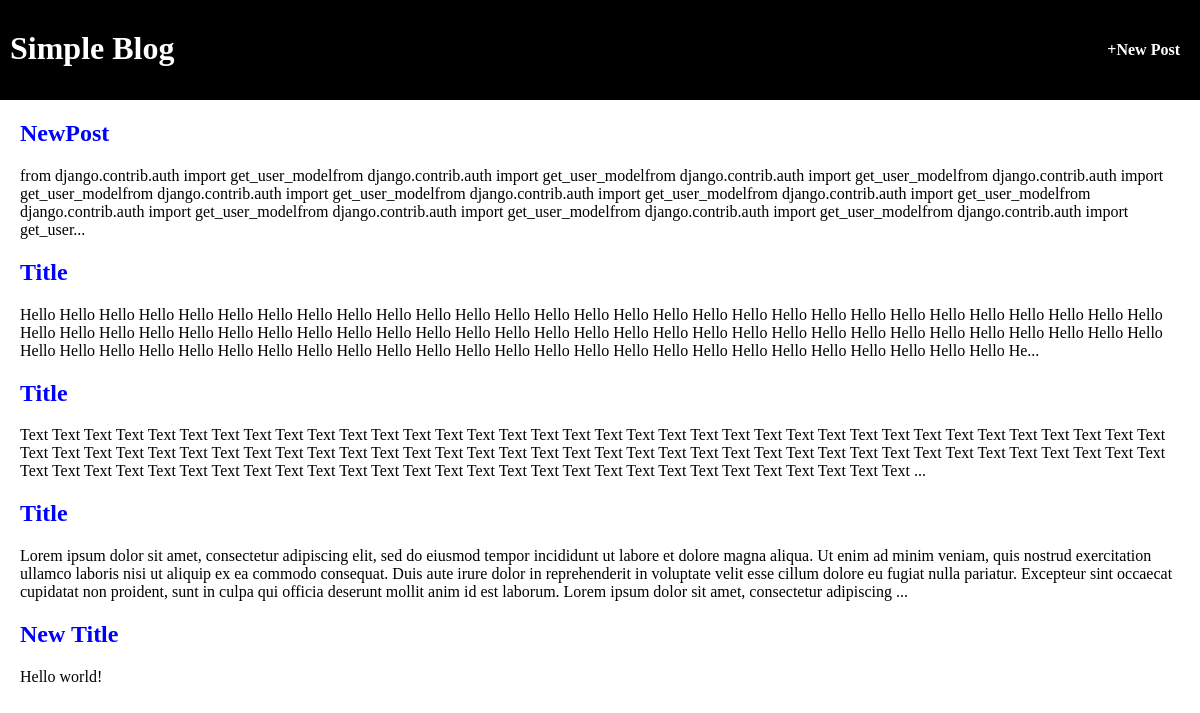
Before: / with the older database file.
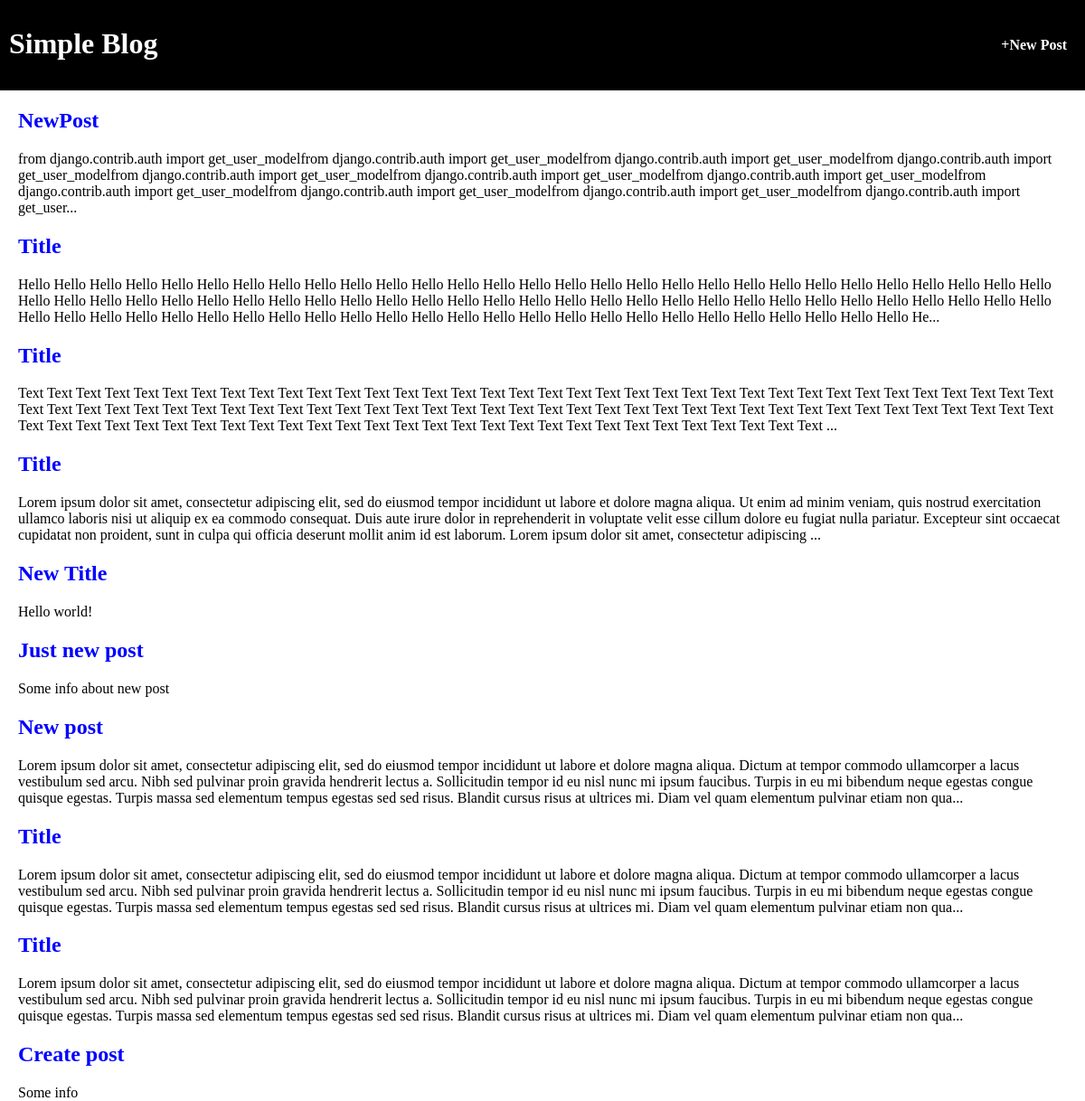
After: the same page with the newer database file.
### blog/models.py (models this page shows, shortened)
class Post(models.Model):
    title = models.CharField(max_length=20, default='')
    body = models.TextField()
    author = models.ForeignKey('auth.User', on_delete=models.CASCADE)
    def short_text(self):
        if len(self.body) > 500:
            return self.body[:500] + '...'
        else:
            return self.body

### blog/views.py (the view)
# urls.py: path('', BlogPostView.as_view(), name='home'),
class BlogPostView(ListView):
    model = Post
    template_name = 'home.html'

### templates/home.html (shortened to what this page needs)
{% extends 'base.html' %}
{% block header_content %}
    <h1 id = "page-header">Simple Blog</h1>
    {% block right_nav_content %}
        <a href="{% url 'create_post' %} " id="right-nav">+New Post</a>
    {% endblock right_nav_content %}
{% endblock header_content %}
{% block content %}
    {% for post in object_list %}
        <h2 id = "home-blog-title">
            <a href = "{% url 'post_detail' post.pk %}">{{ post.title }}</a>
        </h2>
        {{ post.short_text }}
    {% endfor %}
{% endblock content %}

### templates/base.html (shortened to what this page needs)
{% load static %}
<!DOCTYPE html>
<html>
    <head>
        <link href="{% static 'css/style.css' %}" rel="stylesheet">
    </head>
    <body>
        <header id = "main-page-header">
            {% block header_content %}{% endblock header_content%}
        </header>
        <article id = "content">
            {% block content %}
            {% endblock content %}
        </article>
    </body>
</html>

### static/css/style.css (style rules this page uses)
header#main-page-header { background-color: black; font-size: 16px; color: white; margin-bottom: 10px; padding: 20px 20px 0px 0px; height: 80px; display: flex; justify-content: space-between; }
h1#page-header { padding: 0px; margin: 10px; align-self: flex-start; }
body { margin: 0px; padding: 0px; }
#home-blog-title a { text-decoration: none; color: blue; }
article#content { margin: 0px 20px; }
a#right-nav { text-decoration: none; color:white; justify-self: end; align-self: center; margin-bottom: 20px; font-weight: bold; outline: 0px; }

Changed rows visible on the page:
added Post: title "Just new post", short_text "Some info about new post"
added Post: title "New post", short_text "Lorem ipsum dolor sit amet, consectetur adipiscing elit, sed do eiusmod tempor incididunt ut labore et dolore magna aliqua. Dictum at tempor commodo ullamcorper a lacus vestibulum sed arcu. Nibh sed pulvinar proin gravida hendrerit lectus a. Sollicitudin tempor id eu nisl nunc mi ipsum faucibus. Turpis in eu mi bibendum neque egestas congue quisque egestas. Turpis massa sed elementum tempus egestas sed sed risus. Blandit cursus risus at ultrices mi. Diam vel quam elementum pulvinar etiam non qua..."
added Post: title "Title", short_text "Lorem ipsum dolor sit amet, consectetur adipiscing elit, sed do eiusmod tempor incididunt ut labore et dolore magna aliqua. Dictum at tempor commodo ullamcorper a lacus vestibulum sed arcu. Nibh sed pulvinar proin gravida hendrerit lectus a. Sollicitudin tempor id eu nisl nunc mi ipsum faucibus. Turpis in eu mi bibendum neque egestas congue quisque egestas. Turpis massa sed elementum tempus egestas sed sed risus. Blandit cursus risus at ultrices mi. Diam vel quam elementum pulvinar etiam non qua..."
added Post: title "Title", short_text "Lorem ipsum dolor sit amet, consectetur adipiscing elit, sed do eiusmod tempor incididunt ut labore et dolore magna aliqua. Dictum at tempor commodo ullamcorper a lacus vestibulum sed arcu. Nibh sed pulvinar proin gravida hendrerit lectus a. Sollicitudin tempor id eu nisl nunc mi ipsum faucibus. Turpis in eu mi bibendum neque egestas congue quisque egestas. Turpis massa sed elementum tempus egestas sed sed risus. Blandit cursus risus at ultrices mi. Diam vel quam elementum pulvinar etiam non qua..."
added Post: title "Create post", short_text "Some info"
